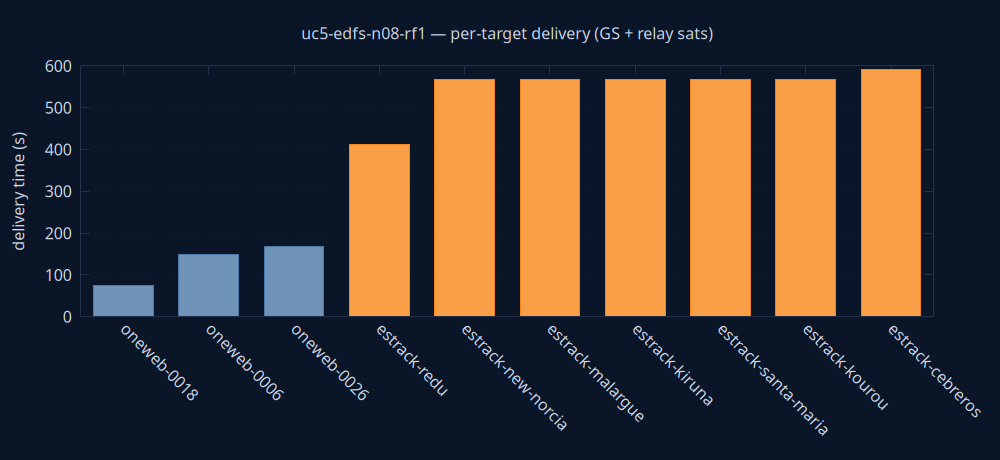

The script that saved this image:
set terminal pngcairo size 1000,460 background rgb '#0a1628'
set output 'delivery.png'
set style fill solid 0.8
set boxwidth 0.7 relative
set border lc rgb '#22304a'
set grid ytics lc rgb '#22304a'
set yrange [0:*]
set ylabel 'delivery time (s)' textcolor rgb '#cdd7ea'
set xtics rotate by -45 textcolor rgb '#cdd7ea'
set ytics textcolor rgb '#cdd7ea'
set title 'uc5-edfs-n08-rf1 — per-target delivery (GS + relay sats)' textcolor rgb '#cdd7ea'
plot 'delivery.dat' using 0:2:3:xtic(1) with boxes lc rgb variable notitle
